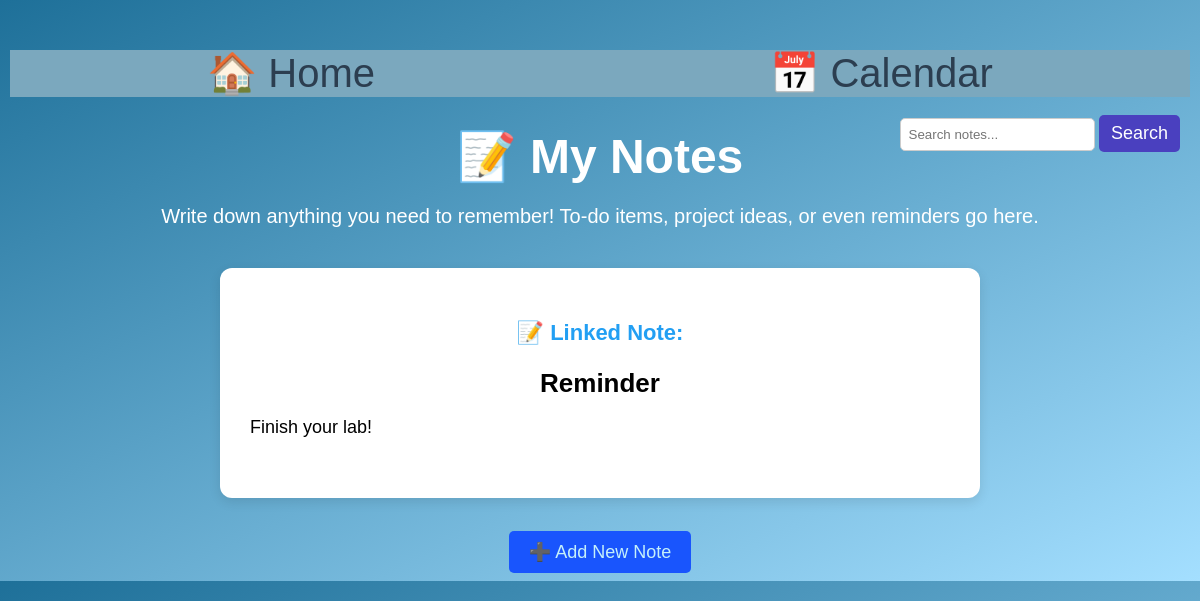
The app's page /api/notes?id=1 (signed in), older data.
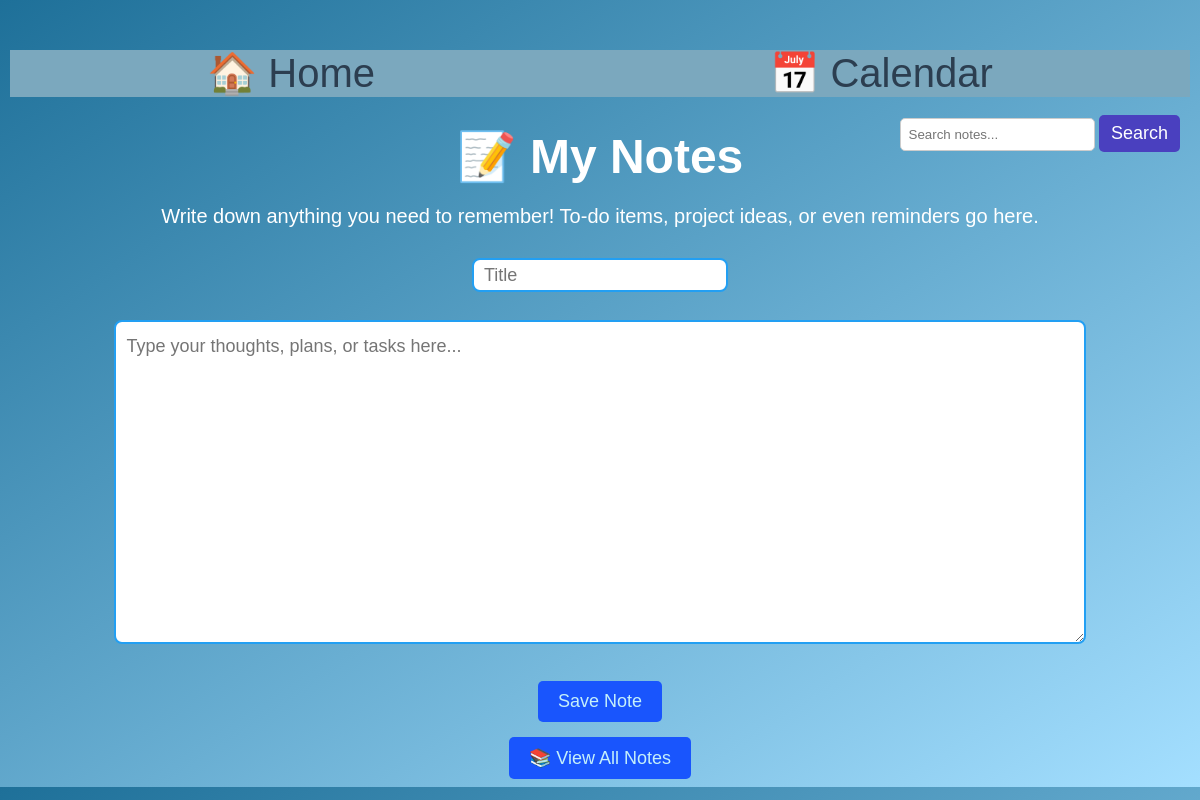
The same page, newer data.
### models/note.py (models this page shows, shortened)
class Note(db.Model):
    __tablename__ = "notes"
    id = mapped_column(Integer, primary_key=True)
    title = mapped_column(String)
    content = mapped_column(Text)
    items = relationship('Item', back_populates='note')

### routes/api.py (the view, shortened to what this page needs)
@api_bp.route("/notes", methods=["GET", "POST"])
def notes_view():
    saved_title = saved_note = None
    note = None
    if "user" not in session:
        return redirect(url_for("api.home"))
    note_id = request.args.get("id")
    if note_id:
        try:
            note = db.session.get(Note, note_id)
            return render_template("notes.html", note=note)
        except (ValueError, TypeError):
            flash("Invalid note ID", "error")
            return redirect(url_for("api.notes_view"))

### templates/notes.html (shortened to what this page needs)
<!DOCTYPE html>
<html lang="en">
<head>
    <link rel="stylesheet" href="{{ url_for('static', filename='notes.css') }}">
</head>
<body>
  <nav>
        <ul>
          <li><a href="{{ url_for('api.home') }}">🏠 Home</a></li>
          <li><a href="{{ url_for('api.calendar_view') }}">📅 Calendar</a></li>
        </ul>
    </nav>
    <div class="search-bar">
        <form method="get" action="{{ url_for('api.notes_results') }}">
            <input type="text" name="search" placeholder="Search notes..." value="{{ query or '' }}">
            <button type="submit"> Search</button>
        </form>
        <br>
        </div>
    <h1>📝 My Notes</h1>
    <p>Write down anything you need to remember! To-do items, project ideas, or even reminders go here.</p>
    {% if note %}
      <div class="note-display">
          <h3 class="note-label">📝 Linked Note:</h3>
          <h2 class="note-title-text">{{ note.title }}</h2>
          <p class="note-content-text">{{ note.content }}</p>
      </div>
      <br>
      <a href="{{ url_for('api.notes_view') }}">
          <button class="view-notes-btn">➕ Add New Note</button>
      </a>
{% else %}
    <form method="POST" novalidate>
        <input class="note-title" name="title" placeholder="Title"><br><br>
        <textarea class="note-content" name="note" placeholder="Type your thoughts, plans, or tasks here..."></textarea><br><br>
        <button type="submit">Save Note</button>
    </form>
<a href="{{ url_for('api.all_notes') }}">
    <button class="view-notes-btn">📚 View All Notes</button>
</a>
{% endif %}
</body>
</html>

Row changes from the older to the newer data that the page shows:
removed Note: title "Reminder", content "Finish your lab!"
Text that changed along with them:
text no longer shown: "📝 Linked Note: ➕ Add New Note"
text now shown: "Save Note 📚 View All Notes"
